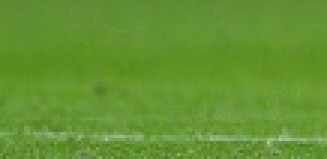
#> input picture rose_red.png, 109 x 53 px, found by its file name (shown 3 times larger)
$ python 22.4_backprojection_numpy.py
#> lines starting #> are read from the running program, lines starting #| are printed output that depends on the picture; pictures that were not available may be replaced by others from this repository, and a replacement may not be noted
# -*- coding: utf-8 -*-

'''1、原理
图像的反向投影图是用输入图像的某一位置上像素值（多维或灰度）对应在直方图的一个bin上的值来代替该像素值，所以得到的反向投影图是单通的。'''

import cv2
import numpy as np
from matplotlib import pyplot as plt

#roi is the object or region of object we need to find
roi = cv2.imread('rose_red.png')
#> roi is the input picture: shape (53, 109, 3); mean B, G, R 49.6, 147.2, 100.5
hsv = cv2.cvtColor(roi,cv2.COLOR_BGR2HSV)
#> hsv: shape (53, 109, 3); mean H, S, V 44.5, 169.6, 147.2

#target is the image we search in
target = cv2.imread('rose.png')
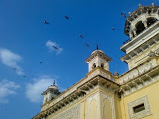
#> input picture 2Dhist.png, 159 x 119 px, given in place of rose.png, which was not available
#> target is the input picture: shape (119, 159, 3); mean B, G, R 146, 119.3, 80.7
hsvt = cv2.cvtColor(target,cv2.COLOR_BGR2HSV)
#> hsvt: shape (119, 159, 3); mean H, S, V 74.4, 151.9, 162

# Find the histograms using calcHist. Can be done with np.histogram2d also
M = cv2.calcHist([hsv],[0, 1], None, [180, 256], [0, 180, 0, 256] )
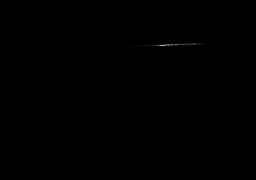
#> M: shape (180, 256) float32; min 0, max 191, mean 0.1
I = cv2.calcHist([hsvt],[0, 1], None, [180, 256], [0, 180, 0, 256] )

'''计算比值： R = M/I 。反向投影 R，也就是根据 R 这个”调色板“创建一
副新的图像，其中的每一个像素代表这个点就是目标的概率。例如 B (x, y) =
R [h (x, y) , s (x, y)]，其中 h 为点（x， y）处的 hue 值， s 为点（x， y）处的
saturation 值。最后加入再一个条件 B (x, y) = min [B (x, y) , 1]。'''
h,s,v = cv2.split(hsvt)
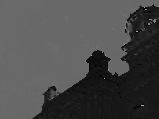
#> h: shape (119, 159); min 0, max 178, mean 74.4
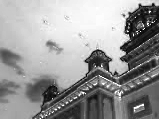
#> s: shape (119, 159); min 0, max 255, mean 151.9
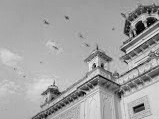
#> v: shape (119, 159); min 1, max 236, mean 162
#> (the run stopped early here; a loop or call above may not have finished)
